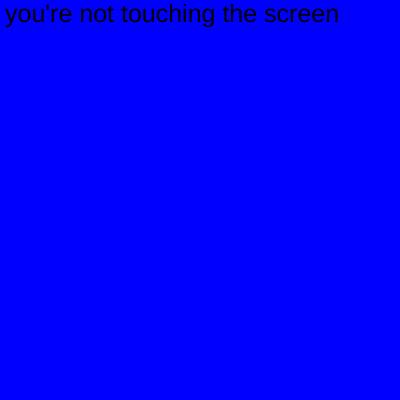
Frame 1 (no input)
Frame 60 (no input): identical to frame 1, image omitted
Frame 120 (the mouse pressed at the canvas centre since frame 60): identical to frame 1, image omitted

The p5.js sketch that drew this single still picture (run headless with seeded random() and noise() and a simulated clock; from frame 60 on, the mouse is pressed at the canvas centre):

// p5.js sketch
// ── sketch.js
let numberOfTouches;

function setup() {
  createCanvas(400, 400);
}

function draw() {
  clear();
  numberOfTouches = touches.length;
  text(numberOfTouches + ' touches', 5, 10);

  switch (numberOfTouches) {
    case 0:
      background('blue');
      textSize(25);
      text("you're not touching the screen", 5, 22);
      break;

    case 1:
      background('yellow');
      textSize(25);
      text("one finger?", 5, 22);
      break;

    case 2:
      background('orange');
      textSize(25);
      text("two fingers, that's better", 5, 22);
      break;

    case 3:
      background('green');
      textSize(15);
      text("three fingers, getting dangerous aren't we", 5, 22);
      break;

    //case 4:
      //background('purple');
      //textSize(15);
    //  text("four fingers, getting warmer", 5, 22);
    //  break;


    case 5:
      background('grey');
      textSize(15);
      text("five finger, high five!", 5, 22);
      break;


  }

}
